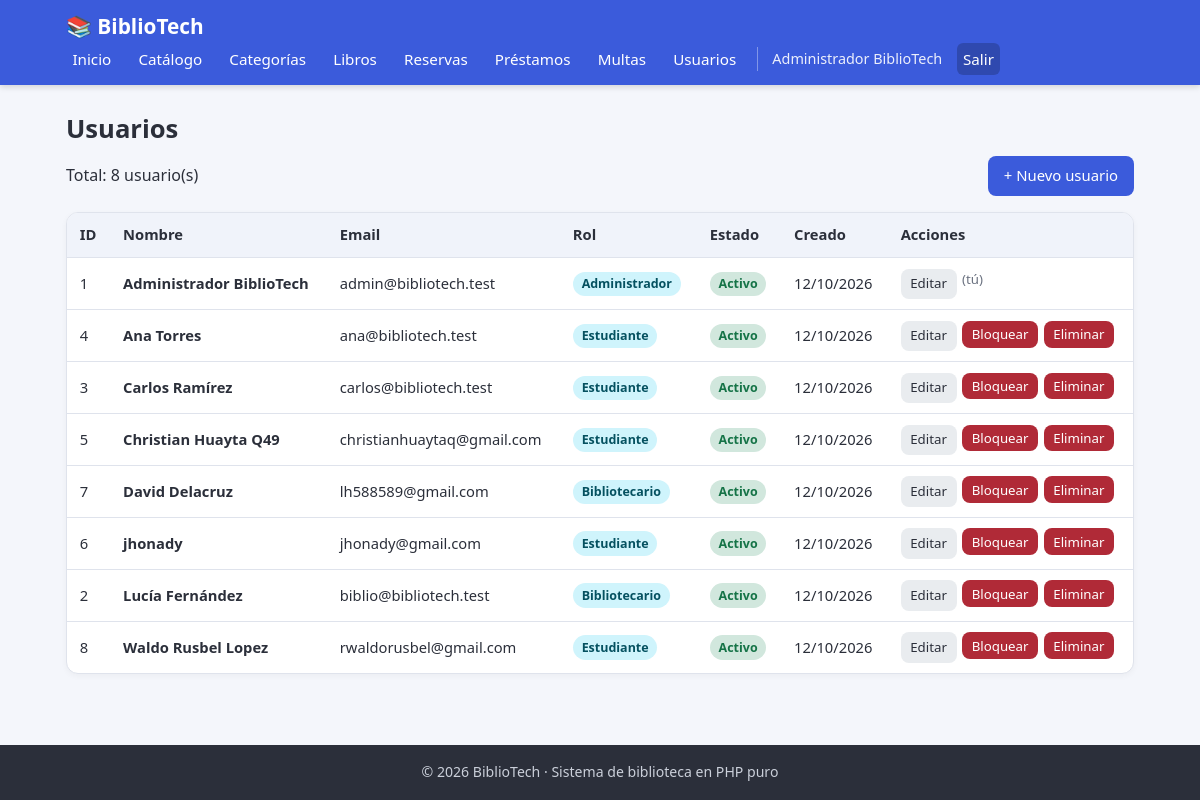
/usuarios.php (signed in), run on the app's committed database.
### tables this page shows
CREATE TABLE `usuarios` (
  `id` bigint(20) UNSIGNED NOT NULL,
  `nombre` varchar(120) NOT NULL,
  `email` varchar(180) NOT NULL,
  `password_hash` varchar(255) NOT NULL,
  `rol` enum('estudiante','bibliotecario','administrador') NOT NULL DEFAULT 'estudiante',
  `estado` enum('activo','bloqueado') NOT NULL DEFAULT 'activo',
  `created_at` timestamp NOT NULL DEFAULT current_timestamp(),
  `updated_at` timestamp NOT NULL DEFAULT current_timestamp() ON UPDATE current_timestamp()
);

### includes/auth.php (called while the page is built, shortened)
<?php
function estaLogueado(): bool
{
    return isset($_SESSION['usuario_id']);
}
function usuarioActual(PDO $conexion): ?array
{
    $sql = "SELECT id, nombre, email, rol, estado
            FROM usuarios
            WHERE id = :id";
    $stmt = $conexion->prepare($sql);
    $stmt->execute([':id' => $_SESSION['usuario_id']]);
    $usuario = $stmt->fetch();
    return $usuario ?: null;
}
function e(?string $texto): string
{
    return htmlspecialchars($texto ?? '', ENT_QUOTES, 'UTF-8');
}

### usuarios.php (the view, shortened to what this page needs)
<?php
require_once __DIR__ . '/includes/auth.php';
$vista = $_GET['accion'] ?? 'listar';
if (!in_array($vista, ['crear', 'editar'], true)) {
    $vista = 'listar';
}
$filaUsuario = [
    'id' => 0, 'nombre' => '', 'email' => '', 'rol' => 'estudiante', 'estado' => 'activo',
];
$usuarios = $conexion->query("SELECT * FROM usuarios ORDER BY nombre")->fetchAll();
require_once __DIR__ . '/includes/header.php';
?>
<h1 class="titulo-pagina">Usuarios</h1>
<?php if ($vista === 'crear' || $vista === 'editar'): ?>
    <div class="tarjeta" style="max-width: 560px;">
        <h2><?= $vista === 'crear' ? 'Nuevo usuario' : 'Editar usuario' ?></h2>
        <form method="POST" action="usuarios.php" class="formulario">
            <input type="hidden" name="accion" value="<?= e($vista) ?>">
            <input type="hidden" name="id" value="<?= (int) $filaUsuario['id'] ?>">
            <label for="nombre">Nombre *</label>
            <input type="text" id="nombre" name="nombre" maxlength="120"
                   value="<?= e($filaUsuario['nombre']) ?>" required>
            <label for="email">Email *</label>
            <input type="email" id="email" name="email" maxlength="180"
                   value="<?= e($filaUsuario['email']) ?>" required>
            <label for="rol">Rol *</label>
            <select id="rol" name="rol" required>
                <option value="estudiante"
                    <?= $filaUsuario['rol'] === 'estudiante' ? 'selected' : '' ?>>Estudiante</option>
                <option value="bibliotecario"
                    <?= $filaUsuario['rol'] === 'bibliotecario' ? 'selected' : '' ?>>Bibliotecario</option>
                <option value="administrador"
                    <?= $filaUsuario['rol'] === 'administrador' ? 'selected' : '' ?>>Administrador</option>
            </select>
            <label for="password">
                <?= $vista === 'crear'
                    ? 'Contraseña * (mínimo 6 caracteres)'
                    : 'Nueva contraseña (dejar vacío para no cambiarla)' ?>
            </label>
            <input type="password" id="password" name="password" minlength="6"
                   <?= $vista === 'crear' ? 'required' : '' ?>>
            <div style="margin-top: 0.8rem; display: flex; gap: 0.5rem;">
                <button type="submit" class="boton boton-primario">
                    <?= $vista === 'crear' ? 'Crear' : 'Guardar cambios' ?>
                </button>
                <a href="usuarios.php" class="boton boton-suave">Cancelar</a>
            </div>
        </form>
    </div>
<?php else: ?>
    <div class="barra-acciones">
        <span>Total: <?= count($usuarios) ?> usuario(s)</span>
        <a href="usuarios.php?accion=crear" class="boton boton-primario">+ Nuevo usuario</a>
    </div>
    <div class="tabla-contenedor">
        <table class="tabla">
            <thead>
                <tr>
                    <th>ID</th>
                    <th>Nombre</th>
                    <th>Email</th>
                    <th>Rol</th>
                    <th>Estado</th>
                    <th>Creado</th>
                    <th>Acciones</th>
                </tr>
            </thead>
            <tbody>
                <?php foreach ($usuarios as $u): ?>
                    <?php $esYo = (int) $u['id'] === (int) $_SESSION['usuario_id']; ?>
                    <tr>
                        <td><?= (int) $u['id'] ?></td>
                        <td><strong><?= e($u['nombre']) ?></strong></td>
                        <td><?= e($u['email']) ?></td>
                        <td><span class="etiqueta etiqueta-azul"><?= e(ucfirst($u['rol'])) ?></span></td>
                        <td>
                            <?php if ($u['estado'] === 'activo'): ?>
                                <span class="etiqueta etiqueta-verde">Activo</span>
                            <?php else: ?>
                                <span class="etiqueta etiqueta-rojo">Bloqueado</span>
                            <?php endif; ?>
                        </td>
                        <td><?= e(date('d/m/Y', strtotime($u['created_at']))) ?></td>
                        <td>
                            <div class="acciones">
                                <a href="usuarios.php?accion=editar&id=<?= (int) $u['id'] ?>"
                                   class="boton boton-suave boton-pequeno">Editar</a>
                                <?php if (!$esYo): ?>
                                    <?php if ($u['estado'] === 'activo'): ?>
                                        <form method="POST" action="usuarios.php"
                                              class="confirmar-eliminar"
                                              data-mensaje="¿Bloquear a '<?= e($u['nombre']) ?>'?">
                                            <button type="submit" class="boton boton-peligro boton-pequeno">
                                                Bloquear
                                            </button>
                                        </form>
                                    <?php endif; ?>
                                    <form method="POST" action="usuarios.php"
                                          class="confirmar-eliminar"
                                          data-mensaje="¿ELIMINAR a '<?= e($u['nombre']) ?>'? Esta acción no se puede deshacer.">
                                        <button type="submit" class="boton boton-peligro boton-pequeno">
                                            Eliminar
                                        </button>
                                    </form>
                                <?php else: ?>
                                    <span class="libro-datos">(tú)</span>
                                <?php endif; ?>
                            </div>
                        </td>
                    </tr>
                <?php endforeach; ?>
            </tbody>
        </table>
    </div>
<?php endif; ?>
<?php require_once __DIR__ . '/includes/footer.php'; ?>

### includes/header.php (shortened to what this page needs)
<?php
$usuario = usuarioActual($conexion);
?>
<!DOCTYPE html>
<html lang="es">
<head>
    <link rel="stylesheet" href="assets/css/estilos.css">
</head>
<body>
<header class="navbar">
    <div class="contenedor navbar-contenido">
        <a href="dashboard.php" class="marca">📚 BiblioTech</a>
        <nav class="menu" id="menu">
            <?php if ($usuario): ?>
                <a href="dashboard.php">Inicio</a>
                <a href="catalogo.php">Catálogo</a>
                <?php if ($usuario['rol'] === 'estudiante'): ?>
                    <a href="reservas.php">Mis reservas</a>
                    <a href="prestamos.php">Mis préstamos</a>
                <?php else: ?>
                    <a href="categorias.php">Categorías</a>
                    <a href="libros.php">Libros</a>
                    <a href="reservas.php">Reservas</a>
                    <a href="prestamos.php">Préstamos</a>
                    <a href="multas.php">Multas</a>
                    <?php if ($usuario['rol'] === 'administrador'): ?>
                        <a href="usuarios.php">Usuarios</a>
                    <?php endif; ?>
                <?php endif; ?>
                <span class="menu-usuario"><?= e($usuario['nombre']) ?></span>
                <a href="logout.php" class="menu-salir">Salir</a>
            <?php else: ?>
                <a href="catalogo.php">Catálogo</a>
                <a href="login.php">Iniciar sesión</a>
                <a href="registro.php">Registrarse</a>
            <?php endif; ?>
        </nav>
    </div>
</header>
<main class="contenedor pagina <?= e($claseMain ?? '') ?>">

### assets/css/estilos.css (style rules this page uses)
* { margin: 0; padding: 0; box-sizing: border-box; }
:root { --color-primario: #3b5bdb; --color-primario-oscuro: #2f49b3; --color-fondo: #f4f6fb; --color-borde: #dfe3ec; --color-texto: #2b2f3a; --color-texto-suave: #6b7280; --color-exito: #157347; --color-exito-fondo: #d1e7dd; --color-error: #b02a37; --color-error-fondo: #f8d7da; --color-advertencia: #997404; --color-advertencia-fondo: #fff3cd; }
body { font-family: "Segoe UI", Arial, Helvetica, sans-serif; background-color: var(--color-fondo); color: var(--color-texto); line-height: 1.6; min-height: 100vh; display: flex; flex-direction: column; overflow-x: hidden; }
a { color: var(--color-primario); text-decoration: none; }
.contenedor { width: 100%; max-width: 1100px; margin: 0 auto; padding: 0 1rem; }
.navbar { background-color: var(--color-primario); color: #fff; box-shadow: 0 2px 6px rgba(0, 0, 0, 0.15); }
.navbar-contenido { display: flex; align-items: center; justify-content: space-between; flex-wrap: wrap; padding-top: 0.6rem; padding-bottom: 0.6rem; }
.marca { color: #fff; font-size: 1.3rem; font-weight: bold; text-decoration: none !important; }
.menu { display: flex; align-items: center; gap: 0.9rem; flex-wrap: wrap; }
.menu a { color: #fff; font-size: 0.95rem; padding: 0.25rem 0.4rem; border-radius: 6px; text-decoration: none; }
.menu-usuario { font-size: 0.9rem; opacity: 0.9; border-left: 1px solid rgba(255, 255, 255, 0.4); padding-left: 0.9rem; }
.menu-salir { background-color: rgba(0, 0, 0, 0.2); }
.pagina { flex: 1; padding-top: 1.5rem; padding-bottom: 2.5rem; }
.titulo-pagina { font-size: 1.6rem; margin-bottom: 0.4rem; }
.boton { display: inline-block; padding: 0.5rem 1rem; border: none; border-radius: 8px; font-size: 0.93rem; font-family: inherit; cursor: pointer; background-color: var(--color-primario); color: #fff !important; text-decoration: none !important; transition: background-color 0.15s; }
.boton-primario { background-color: var(--color-primario); }
.boton-peligro { background-color: var(--color-error); }
.boton-suave { background-color: #e9ecef; color: var(--color-texto) !important; }
.boton-pequeno { padding: 0.28rem 0.6rem; font-size: 0.83rem; }
.tabla-contenedor { overflow-x: auto; background-color: #fff; border: 1px solid var(--color-borde); border-radius: 12px; box-shadow: 0 2px 6px rgba(0, 0, 0, 0.04); }
.tabla { width: 100%; border-collapse: collapse; min-width: 600px; }
.tabla th, .tabla td { padding: 0.65rem 0.8rem; text-align: left; border-bottom: 1px solid var(--color-borde); font-size: 0.92rem; vertical-align: middle; overflow-wrap: anywhere; }
.tabla th { background-color: #f0f3fa; font-weight: 700; white-space: nowrap; }
.tabla tr:last-child td { border-bottom: none; }
.tabla .acciones { display: flex; gap: 0.35rem; flex-wrap: wrap; }
.etiqueta { display: inline-block; padding: 0.15rem 0.55rem; border-radius: 999px; font-size: 0.78rem; font-weight: 600; white-space: nowrap; }
.etiqueta-verde { background-color: var(--color-exito-fondo); color: var(--color-exito); }
.etiqueta-azul { background-color: #cff4fc; color: #055160; }
.libro-datos { font-size: 0.83rem; color: var(--color-texto-suave); }
.barra-acciones { display: flex; justify-content: space-between; align-items: center; gap: 1rem; flex-wrap: wrap; margin-bottom: 1rem; }

### data on the page
usuarios: nombre "Administrador BiblioTech", id "1", email "admin@bibliotech.test", rol "Administrador", estado "Activo", created_at "12/10/2026", shows "(tú)"
usuarios: id "4", nombre "Ana Torres", email "ana@bibliotech.test", rol "Estudiante", estado "Activo", created_at "12/10/2026"
usuarios: id "3", nombre "Carlos Ramírez", email "carlos@bibliotech.test", rol "Estudiante", estado "Activo", created_at "12/10/2026"
usuarios: id "5", nombre "Christian Huayta Q49", email "christianhuaytaq@gmail.com", rol "Estudiante", estado "Activo", created_at "12/10/2026"
usuarios: id "7", nombre "David Delacruz", email "lh588589@gmail.com", rol "Bibliotecario", estado "Activo", created_at "12/10/2026"
usuarios: id "6", nombre "jhonady", email "jhonady@gmail.com", rol "Estudiante", estado "Activo", created_at "12/10/2026"
usuarios: id "2", nombre "Lucía Fernández", email "biblio@bibliotech.test", rol "Bibliotecario", estado "Activo", created_at "12/10/2026"
usuarios: id "8", nombre "Waldo Rusbel Lopez", email "rwaldorusbel@gmail.com", rol "Estudiante", estado "Activo", created_at "12/10/2026"

### other printed values
count($usuarios) "8"
